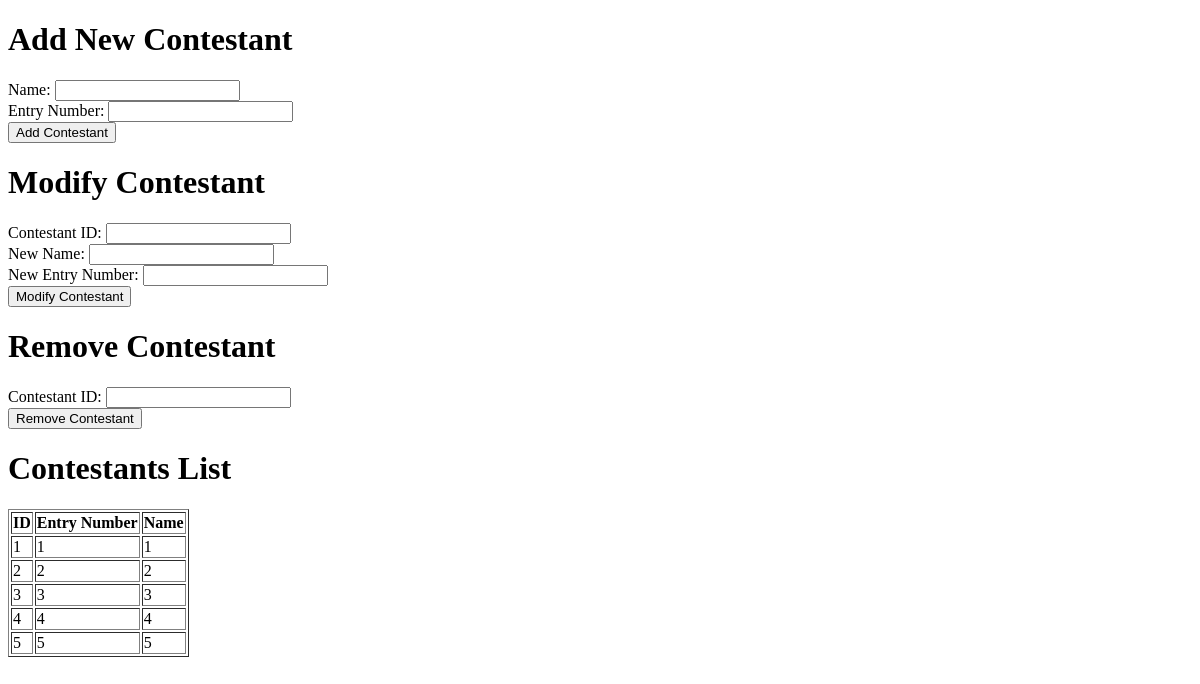
The page /float/add_contestant.php on the database as committed earlier.
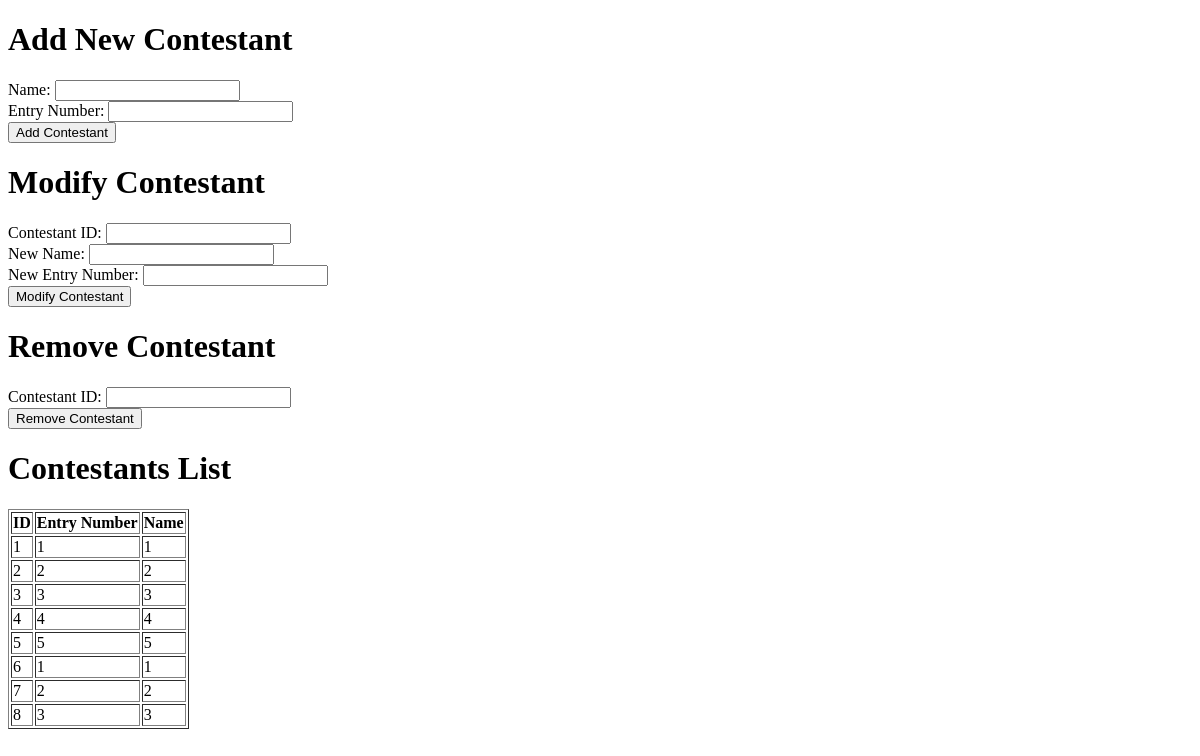
The same page on the database as committed later.
### tables this page shows
CREATE TABLE contestant (
  id INTEGER PRIMARY KEY,
  name TEXT NOT NULL,
  entry_num INTEGER NOT NULL,
  created_at TIMESTAMP DEFAULT CURRENT_TIMESTAMP,
  updated_at TIMESTAMP DEFAULT CURRENT_TIMESTAMP,
  scored INTEGER DEFAULT 0
);

### float/add_contestant.php (the view, shortened to what this page needs)
<?php
require('../db/db_connection_sqlite.php');
?>
<!DOCTYPE html>
<html lang="en">
<head>
</head>
<body>
    <h1>Add New Contestant</h1>
    <form action="add_contestant.php" method="post">
        <div>
            <label for="name">Name:</label>
            <input type="text" id="name" name="name" required>
        </div>
        <div>
            <label for="entry_num">Entry Number:</label>
            <input type="number" id="entry_num" name="entry_num" required>
        </div>
        <button type="submit">Add Contestant</button>
    </form>
    <h1>Modify Contestant</h1>
    <form action="add_contestant.php" method="post">
        <div>
            <label for="id">Contestant ID:</label>
            <input type="number" id="id" name="id" required>
        </div>
        <div>
            <label for="name">New Name:</label>
            <input type="text" id="name" name="name" required>
        </div>
        <div>
            <label for="entry_num">New Entry Number:</label>
            <input type="number" id="entry_num" name="entry_num" required>
        </div>
        <button type="submit">Modify Contestant</button>
    </form>
    <h1>Remove Contestant</h1>
    <form action="add_contestant.php" method="post">
        <div>
            <label for="id">Contestant ID:</label>
            <input type="number" id="id" name="id" required>
        </div>
        <button type="submit">Remove Contestant</button>
    </form>
    <?php
try {
    $stmt = $conn->query("SELECT id, entry_num, name FROM contestant ORDER BY id");
    echo "<h1>Contestants List</h1>";
    echo "<table border='1'>";
    echo "<thead><tr><th>ID</th><th>Entry Number</th><th>Name</th></tr></thead>";
    echo "<tbody>";
    while ($row = $stmt->fetch(PDO::FETCH_ASSOC)) {
        echo "<tr>";
        echo "<td>" . htmlspecialchars($row['id']) . "</td>";
        echo "<td>" . htmlspecialchars($row['entry_num']) . "</td>";
        echo "<td>" . htmlspecialchars($row['name']) . "</td>";
        echo "</tr>";
    }
    echo "</tbody>";
    echo "</table>";
} catch (PDOException $e) {
    echo "Error: " . $e->getMessage();
}
?>
<!DOCTYPE html>
<html lang="en">
<head>
</head>
<body>
</body>
</html>
</body>
</html>

Rows that differ between the two databases and show on the page:
added contestant: id "6", entry_num "1", name "1"
added contestant: id "7", entry_num "2", name "2"
added contestant: id "8", entry_num "3", name "3"
